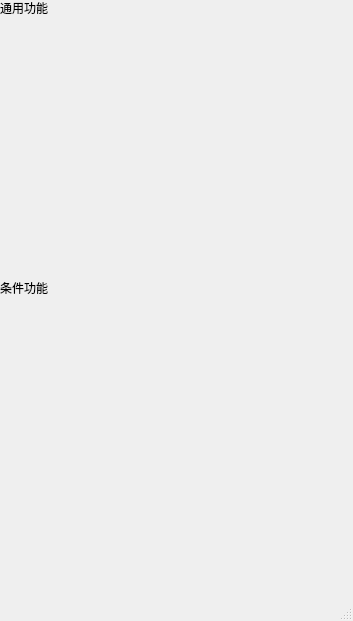
<?xml version="1.0" encoding="UTF-8"?>
<ui version="4.0">
    <class>MainWindow</class>
    <widget class="QMainWindow" name="MainWindow">
        <property name="geometry">
            <rect>
                <x>0</x>
                <y>0</y>
                <width>353</width>
                <height>621</height>
            </rect>
        </property>
        <property name="windowTitle">
            <string>MainWindow</string>
        </property>
        <widget class="QWidget" name="centralwidget">
            <widget class="QWidget" name="gridLayoutWidget">
                <property name="geometry">
                    <rect>
                        <x>0</x>
                        <y>20</y>
                        <width>351</width>
                        <height>261</height>
                    </rect>
                </property>
                <layout class="QGridLayout" name="general_layout"/>
            </widget>
            <widget class="QWidget" name="gridLayoutWidget_2">
                <property name="geometry">
                    <rect>
                        <x>0</x>
                        <y>300</y>
                        <width>351</width>
                        <height>291</height>
                    </rect>
                </property>
                <layout class="QGridLayout" name="special_layout"/>
            </widget>
            <widget class="QLabel" name="label">
                <property name="geometry">
                    <rect>
                        <x>0</x>
                        <y>0</y>
                        <width>54</width>
                        <height>16</height>
                    </rect>
                </property>
                <property name="text">
                    <string>通用功能</string>
                </property>
            </widget>
            <widget class="QLabel" name="label_2">
                <property name="geometry">
                    <rect>
                        <x>0</x>
                        <y>280</y>
                        <width>54</width>
                        <height>16</height>
                    </rect>
                </property>
                <property name="text">
                    <string>条件功能</string>
                </property>
            </widget>
        </widget>
        <widget class="QMenuBar" name="menubar">
            <property name="geometry">
                <rect>
                    <x>0</x>
                    <y>0</y>
                    <width>353</width>
                    <height>22</height>
                </rect>
            </property>
        </widget>
        <widget class="QStatusBar" name="statusbar"/>
    </widget>
    <resources/>
    <connections/>
</ui>
